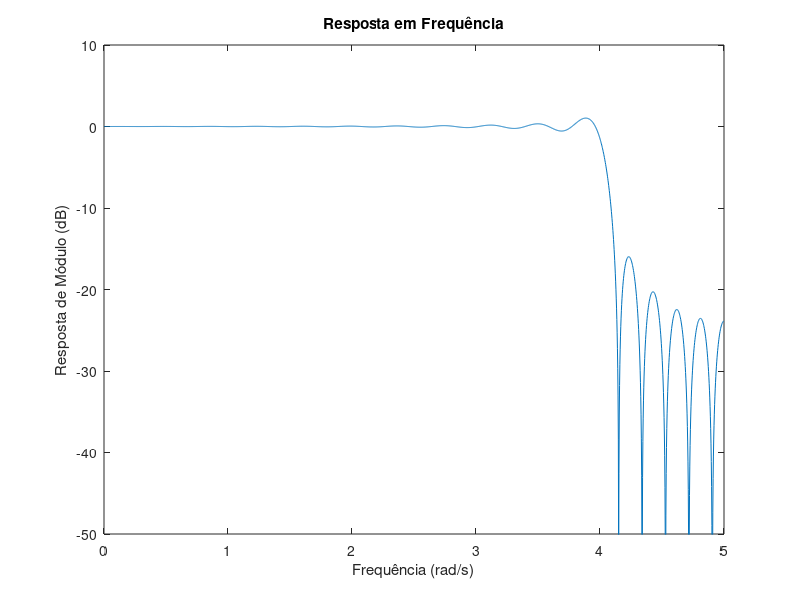
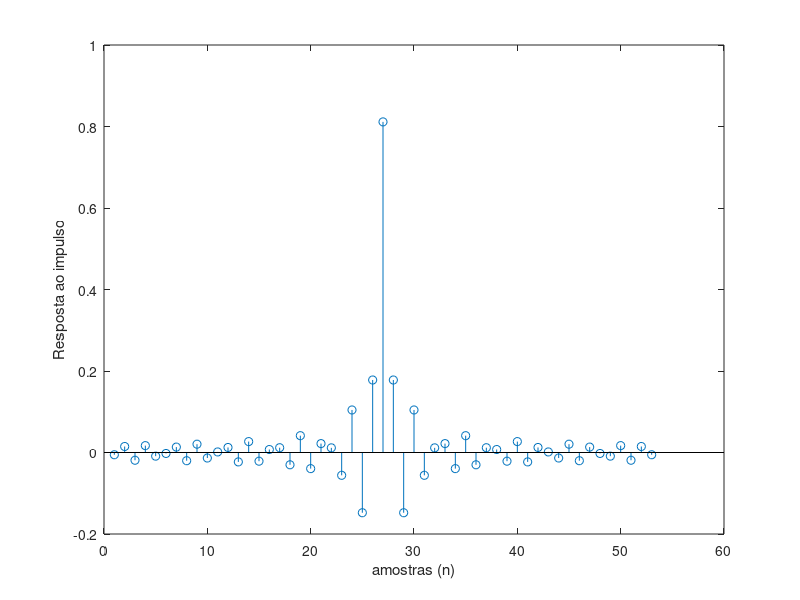

The MATLAB source for these figures, in order:
clear all
M = 52;
N = M+1;
Omega_p = 4;
Omega_r = 4.2;
Omega_s = 10;
kp = floor(N*Omega_p/Omega_s);
kr = floor(N*Omega_r/Omega_s);
A = [ones(1,kp+1) zeros(1,M/2-kr+1)];
if (kr-kp)>1
kp=kr-1;
end
k = 1:M/2;
for n=0:M,
h(n+1) = A(1) + 2*sum((-1).^k.*A(k+1).*cos(pi.*k*(1+2*n)/N));
end;
h = h./N;
[H,w]=freqz(h,1,2048,Omega_s);
figure(1)
plot(w,20*log10(abs(H)))
axis([0 5 -50 10])
ylabel('Resposta de Módulo (dB)');
xlabel('Frequência (rad/s)');
title('Resposta em Frequência');
figure(2)
stem(h)
ylabel('Resposta ao impulso');
xlabel('amostras (n)');